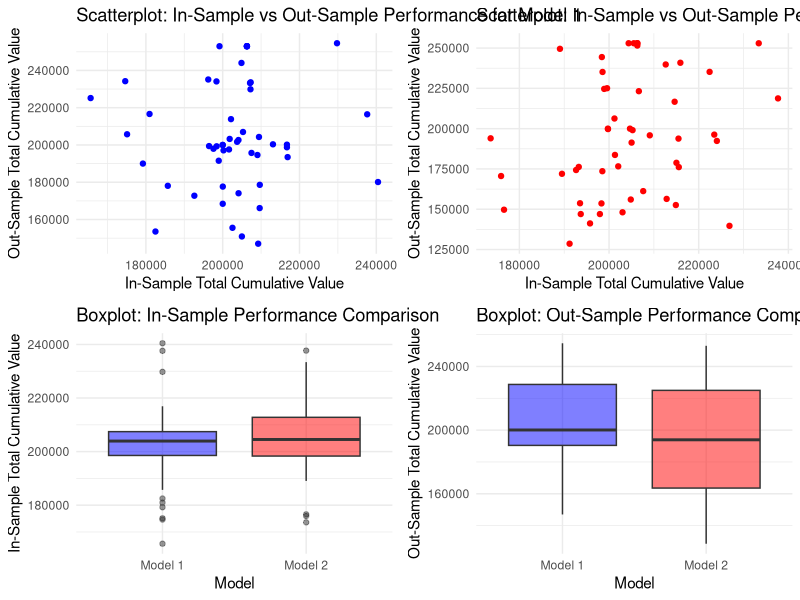

Write the R code that produced this figure.

df1 <- read.csv("train_data.csv")
df2 <- read.csv("train_data_no.csv")

library(ggplot2)
library(gridExtra)

in_sample_bench<-206310

out_sample_bench<-252990


# scatterplot for In-sample vs Out-sample performance for each model
p1 <- ggplot(df1, aes(x=In_sample_total_cum, y=Out_sample_total_cum)) +
  geom_point(color = 'blue') +
  labs(x='In-Sample Total Cumulative Value', y='Out-Sample Total Cumulative Value') +
  theme_minimal() +
  ggtitle("Scatterplot: In-Sample vs Out-Sample Performance for Model 1") 

p2 <- ggplot(df2, aes(x=In_sample_total_cum, y=Out_sample_total_cum)) +
  geom_point(color = 'red') +
  labs(x='In-Sample Total Cumulative Value', y='Out-Sample Total Cumulative Value') +
  theme_minimal() +
  ggtitle("Scatterplot: In-Sample vs Out-Sample Performance for Model 2") 

# Boxplots to compare In-sample and Out-sample performance between models
p3 <- ggplot() +
  geom_boxplot(data=df1, aes(x="Model 1", y=In_sample_total_cum), fill = 'blue', alpha = 0.5) +
  geom_boxplot(data=df2, aes(x="Model 2", y=In_sample_total_cum), fill = 'red', alpha = 0.5) +
  labs(x='Model', y='In-Sample Total Cumulative Value') +
  theme_minimal() +
  ggtitle("Boxplot: In-Sample Performance Comparison")

p4 <- ggplot() +
  geom_boxplot(data=df1, aes(x="Model 1", y=Out_sample_total_cum), fill = 'blue', alpha = 0.5) +
  geom_boxplot(data=df2, aes(x="Model 2", y=Out_sample_total_cum), fill = 'red', alpha = 0.5) +
  labs(x='Model', y='Out-Sample Total Cumulative Value') +
  theme_minimal() +
  ggtitle("Boxplot: Out-Sample Performance Comparison")

grid.arrange(p1, p2, p3, p4, ncol = 2)


df1$model <- "Model 1"
df2$model <- "Model 2"

# Combine the dataframes
df <- rbind(df1, df2)

# Melt the data into a long format
library(reshape2)
df <- melt(df, id.vars=c("model"), variable.name="type", value.name="cash")


df <- melt(df, id.vars=c("model"), variable.name="type", value.name="cash")

# Now create the histogram
g1<-ggplot(df, aes(x=cash, fill=model)) +
  geom_histogram(position="identity", alpha=0.5, bins=30) +
  facet_grid(. ~ type) +
  theme_minimal() +
  labs(x="Cash", y="Count", title="Performance comparison of Model 1 and Model 2")

g2<-# Create a density plot
  ggplot(df, aes(x=cash, fill=model)) +
  geom_density(alpha=0.5) +
  facet_grid(. ~ type) +
  theme_minimal() +
  labs(x="Cash", y="Density", title="Density comparison of Model 1 and Model 2")

g3<-# Create a box plot
  ggplot(df, aes(x=model, y=cash, fill=model)) +
  geom_boxplot() +
  facet_grid(. ~ type) +
  theme_minimal() +
  labs(x="Model", y="Cash", title="Boxplot comparison of Model 1 and Model 2")


summary(df1$In_sample_total_cum)
summary(df1$Out_sample_total_cum)
summary(df2$In_sample_total_cum)
summary(df2$Out_sample_total_cum)





# Conduct correlation test to check relationship between In-sample and Out-sample performance
cor.test(df1$In_sample_total_cum, df1$Out_sample_total_cum)
cor.test(df2$In_sample_total_cum, df2$Out_sample_total_cum)

# Perform t-test to compare In-sample and Out-sample performance between models
t.test(df1$In_sample_total_cum, df2$In_sample_total_cum)
t.test(df1$Out_sample_total_cum, df2$Out_sample_total_cum)

# Comparison when In-sample performance beats the benchmark
df1_bench <- df1[df1$In_sample_total_cum > in_sample_bench,]
df2_bench <- df2[df2$In_sample_total_cum > in_sample_bench,]

# t-test to compare Out-sample performance between models when they beat the In-sample benchmark
t.test(df1_bench$Out_sample_total_cum, df2_bench$Out_sample_total_cum)


